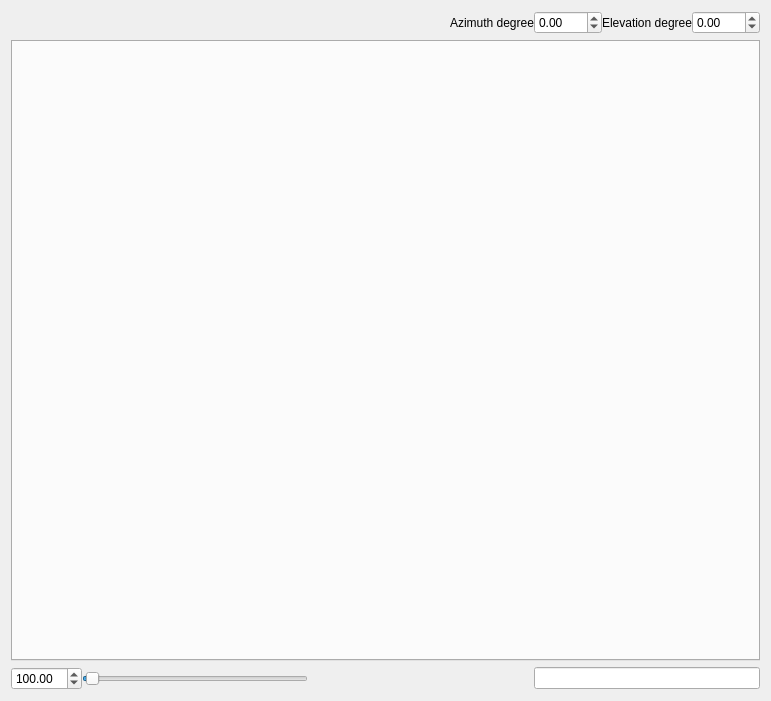
<?xml version="1.0" encoding="UTF-8"?>
<ui version="4.0">
 <class>CViewerContainer</class>
 <widget class="QWidget" name="CViewerContainer">
  <property name="geometry">
   <rect>
    <x>0</x>
    <y>0</y>
    <width>771</width>
    <height>701</height>
   </rect>
  </property>
  <property name="windowTitle">
   <string>Form</string>
  </property>
  <layout class="QVBoxLayout" name="verticalLayout">
   <item>
    <layout class="QHBoxLayout" name="horizontalLayout_2">
     <property name="spacing">
      <number>0</number>
     </property>
     <item>
      <spacer name="horizontalSpacer_2">
       <property name="orientation">
        <enum>Qt::Horizontal</enum>
       </property>
       <property name="sizeHint" stdset="0">
        <size>
         <width>40</width>
         <height>20</height>
        </size>
       </property>
      </spacer>
     </item>
     <item>
      <widget class="QLabel" name="label">
       <property name="text">
        <string>Azimuth degree</string>
       </property>
      </widget>
     </item>
     <item>
      <widget class="QDoubleSpinBox" name="m_azimDeg">
       <property name="focusPolicy">
        <enum>Qt::ClickFocus</enum>
       </property>
       <property name="minimum">
        <double>-360.000000000000000</double>
       </property>
       <property name="maximum">
        <double>360.000000000000000</double>
       </property>
      </widget>
     </item>
     <item>
      <widget class="QLabel" name="label_2">
       <property name="text">
        <string>Elevation degree</string>
       </property>
      </widget>
     </item>
     <item>
      <widget class="QDoubleSpinBox" name="m_elevationDeg">
       <property name="focusPolicy">
        <enum>Qt::ClickFocus</enum>
       </property>
       <property name="minimum">
        <double>-360.000000000000000</double>
       </property>
       <property name="maximum">
        <double>360.000000000000000</double>
       </property>
      </widget>
     </item>
    </layout>
   </item>
   <item>
    <widget class="QTabWidget" name="m_tabWidget"/>
   </item>
   <item>
    <layout class="QHBoxLayout" name="horizontalLayout">
     <property name="spacing">
      <number>0</number>
     </property>
     <item>
      <widget class="QDoubleSpinBox" name="m_zoom">
       <property name="minimum">
        <double>1.000000000000000</double>
       </property>
       <property name="maximum">
        <double>3200.000000000000000</double>
       </property>
       <property name="value">
        <double>100.000000000000000</double>
       </property>
      </widget>
     </item>
     <item>
      <widget class="QSlider" name="m_zoomSlider">
       <property name="minimum">
        <number>1</number>
       </property>
       <property name="maximum">
        <number>3200</number>
       </property>
       <property name="pageStep">
        <number>1</number>
       </property>
       <property name="value">
        <number>50</number>
       </property>
       <property name="orientation">
        <enum>Qt::Horizontal</enum>
       </property>
      </widget>
     </item>
     <item>
      <spacer name="horizontalSpacer">
       <property name="orientation">
        <enum>Qt::Horizontal</enum>
       </property>
       <property name="sizeHint" stdset="0">
        <size>
         <width>40</width>
         <height>20</height>
        </size>
       </property>
      </spacer>
     </item>
     <item>
      <widget class="QLineEdit" name="m_infoUnderCursor">
       <property name="readOnly">
        <bool>true</bool>
       </property>
      </widget>
     </item>
    </layout>
   </item>
  </layout>
 </widget>
 <resources>
  <include location="../../resources/resources.qrc"/>
 </resources>
 <connections/>
</ui>
